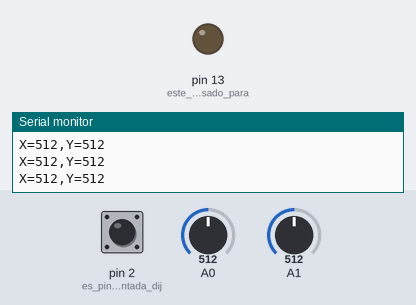
Simulated run of this sketch. Board: Arduino Uno, built with avr-gcc and run on an emulated ATmega328P. Parts: output pins drawn as LEDs (lit = HIGH), the last lines printed to the serial monitor. The inputs (shaded band) are chosen by the test bench; at power-on: pin 2 (es_pin_sera_la_entada_dij) HIGH, A0 = 512, A1 = 512.

Above: at 1.2 s.
1.3 s: pin 2 (es_pin_sera_la_entada_dij) pulled LOW for 3.2 s
At 2.2 s:
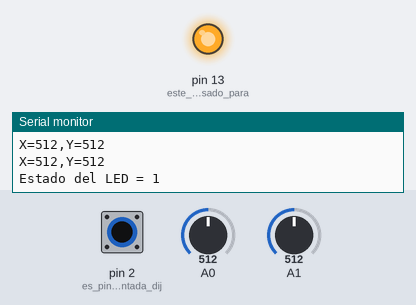
6.0 s: pin 2 (es_pin_sera_la_entada_dij) pulled LOW for 0.5 s
At 7.1 s:
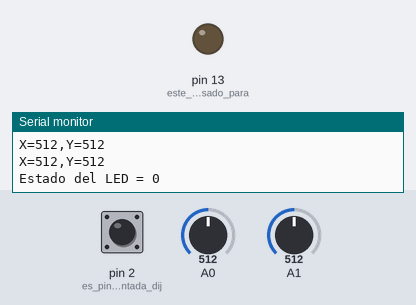
8.0 s: pin 2 (es_pin_sera_la_entada_dij) pulled LOW for 1 s
At 8.5 s:
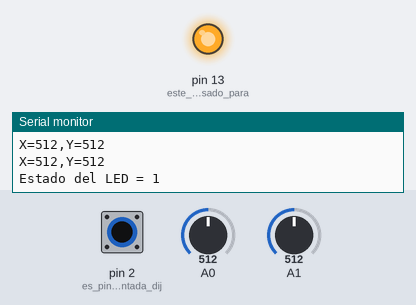
Timing chart, 0 to 11.0 s (numbered marks = the images above; inputs shaded):
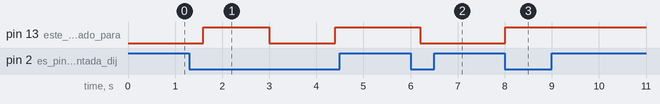

Measured:
- after the input at 1.3 s, pin 13 (este_pin_sera_usado_para): LOW → HIGH after 0.30 s, → LOW 1.4 s later, → HIGH 1.4 s later
- after the input at 6.0 s, pin 13 (este_pin_sera_usado_para): HIGH → LOW after 0.21 s
- after the input at 8.0 s, pin 13 (este_pin_sera_usado_para): LOW → HIGH at once

The sketch:

sketch_dec28b.ino
```cpp
//a continuacion creamos 4 variable
      int Boton;       //definimos una variable para el boton del joystick
      int LED;         //definimos una vareiable para el led
      int Eje_X;       // definimos una variable para el eje x
      int Eje_Y;       // definimos una variable para el eje y

void setup()
{
    // put your setup code here, to run once:
    Serial.begin(9600);      //iniciamoa lacomunicacion Seriala 9600 baudio

    pinMode(13, OUTPUT);     // este pin sera usado para el  LED
    pinMode(2,  INPUT);      // es pin sera la entada dijital del boton incluido enel cento el joystick
    digitalWrite(2, HIGH);  // turn on pullup resistors para el boton del  centro del joystick
}

//*************************************************************************************************************************************

void loop(void)              // inicio de nuestro codigo
{

   int Eje_Y= analogRead(A0); // Leemos lapocin cdel Joystict en el eje Y y lo acumulamo en la Variable Eje_Y
   int Eje_X= analogRead(A1); // Leemos lapocin cdel Joystict en el eje X y lo acumulamo en la Variable Eje_X

   // La siguiente linea de codigo imprime la los cara ter X= y Y= y acontinuacion el valor dela variable Eje_x y Eje_y
   Serial.println("X=" + String(Eje_X) + ",Y=" + String(Eje_Y)); //imprimimos en elpueto serial los valores de X y Y
   delay(400);                // esperamos 100 milesegundo

   Boton = digitalRead(2);  // leemos elestado del boton
   if (Boton==LOW)           // si el boton fue precionaldo coremola siguiente secuencia de codigo

     {
        LED = digitalRead(13); //Leemoselestado del LED
        LED = 1-LED;           //invertimos el estado del LED
        digitalWrite(13,LED);  //escrivimos el nuevo valoe en el LED
        Serial.println("Estado del LED = " + String(LED) ); // imprimimosen elpuerto serial el estado del LED
        delay(1000);           // esperamo el 1000 milisegundo

     }

}
```
